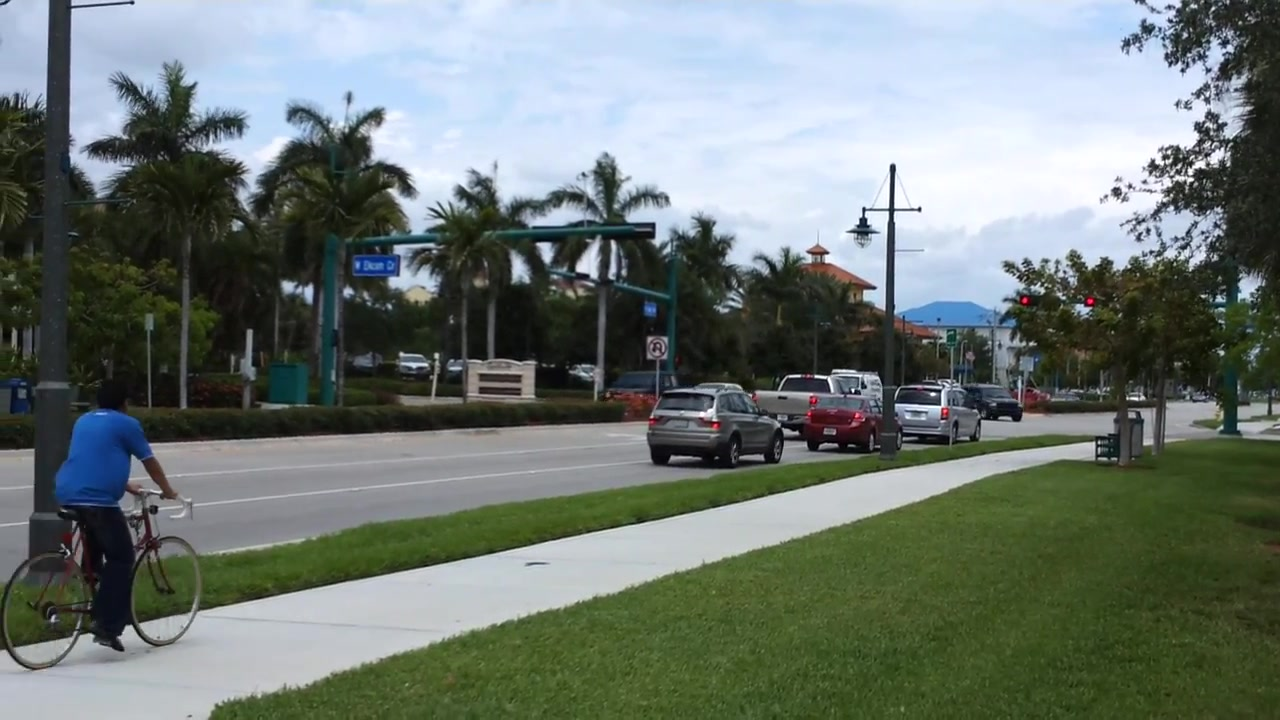
%> input picture src/Mean-shift tracker/bicycle/Samsung Galaxy S II 1080p HD video sample 0566.jpg, 1280 x 720 px
$ octave --eval "RGB_norm_rgb(imread('Mean-shift tracker/bicycle/Samsung Galaxy S II 1080p HD video sample 0566.jpg'));"   (GNU Octave 9; MATLAB toolbox functions it lacks are replaced by stand-ins)
%> lines starting %> are read from the running program, lines starting %| are printed output that depends on the picture; in (x1, y1, x2, y2) boxes, pixels count from 0 and x2, y2 are one past the last pixel; in counts of white or black regions, pixels touching at a corner belong together; the program's own positions count from 1
function RGB_norm_rgb( img )
%get image of each color dimension
img=im2double(img);
R=img(:,:,1);
G=img(:,:,2);
B=img(:,:,3);

%in case a pure black picture
div=(sqrt(R(:,:).^2 + G(:,:).^2 + B(:,:).^2));
indx=div==0;
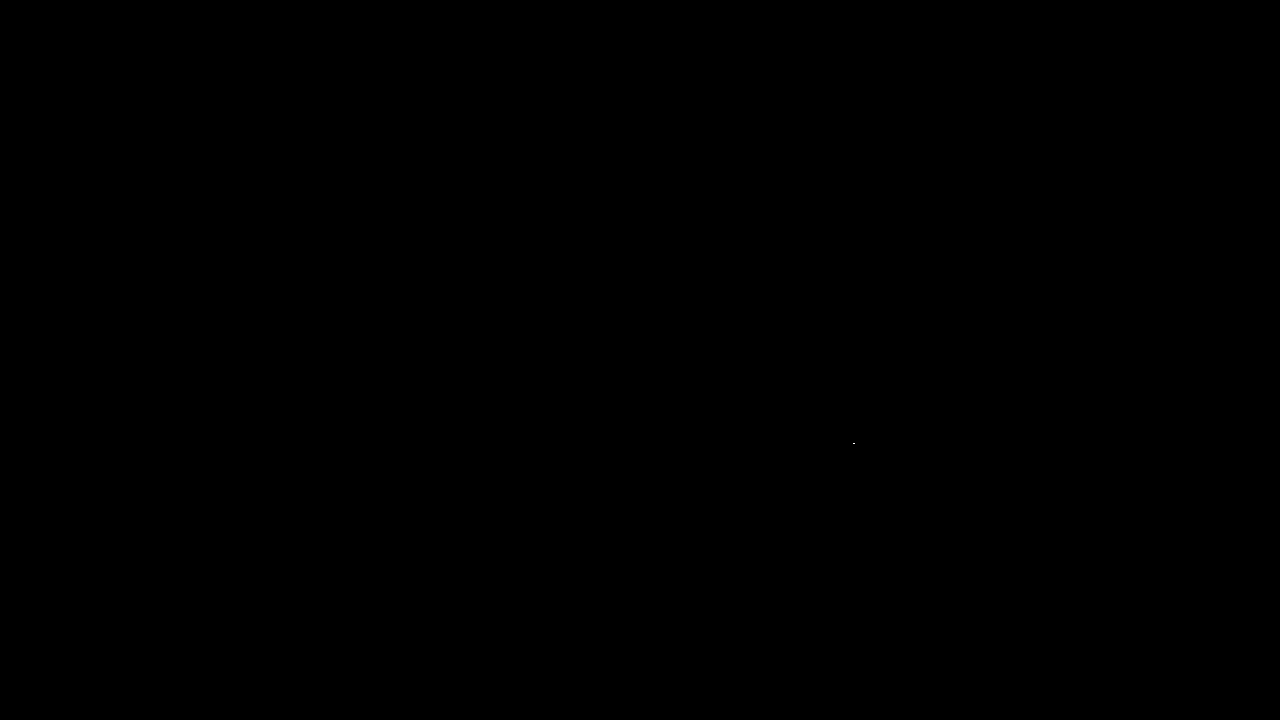
%> indx: size 720x1280 logical; 0% white in thin lines or dots, all inside (x1, y1, x2, y2) = (853, 443, 855, 444)
div(indx)=0.0001;
%> div: size 720x1280 double; min 0.0001, max 1.73, mean 0.795

%normalise each color
rNormal=R(:,:)./(div);
gNormal=G(:,:)./(div);
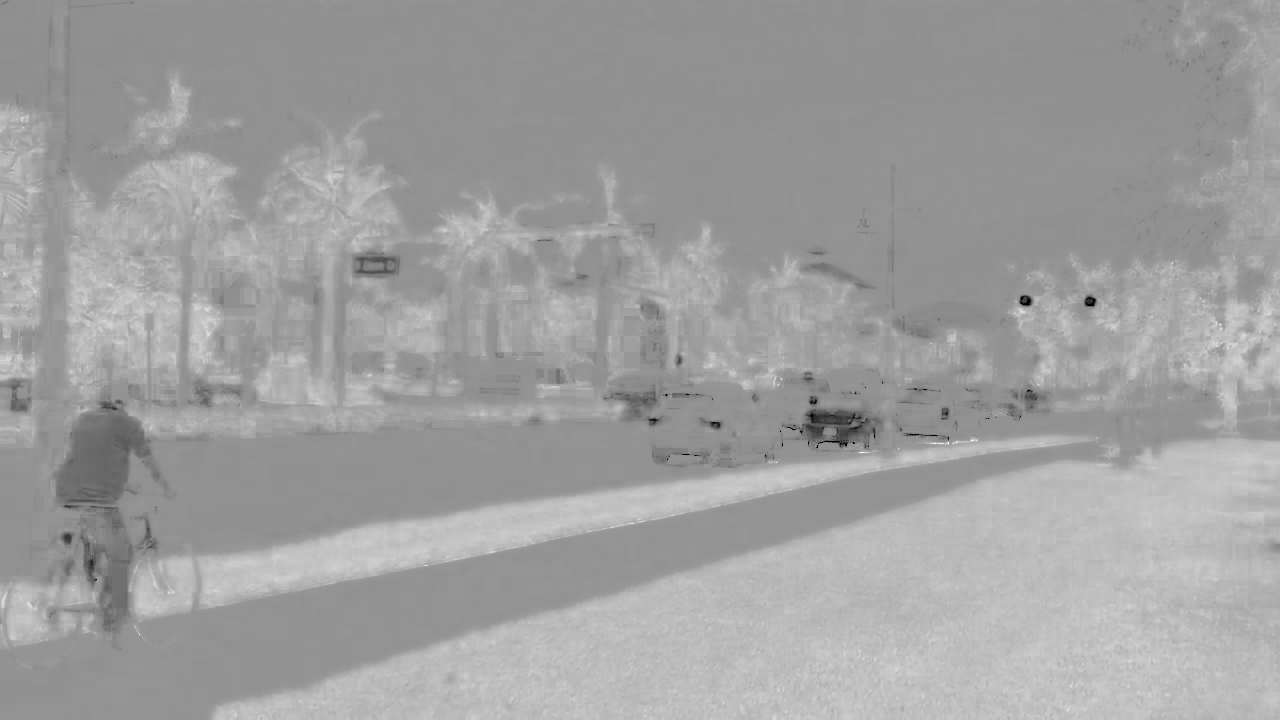
%> gNormal: size 720x1280 double; min 0, max 1, mean 0.626
bNormal=B(:,:)./(div);
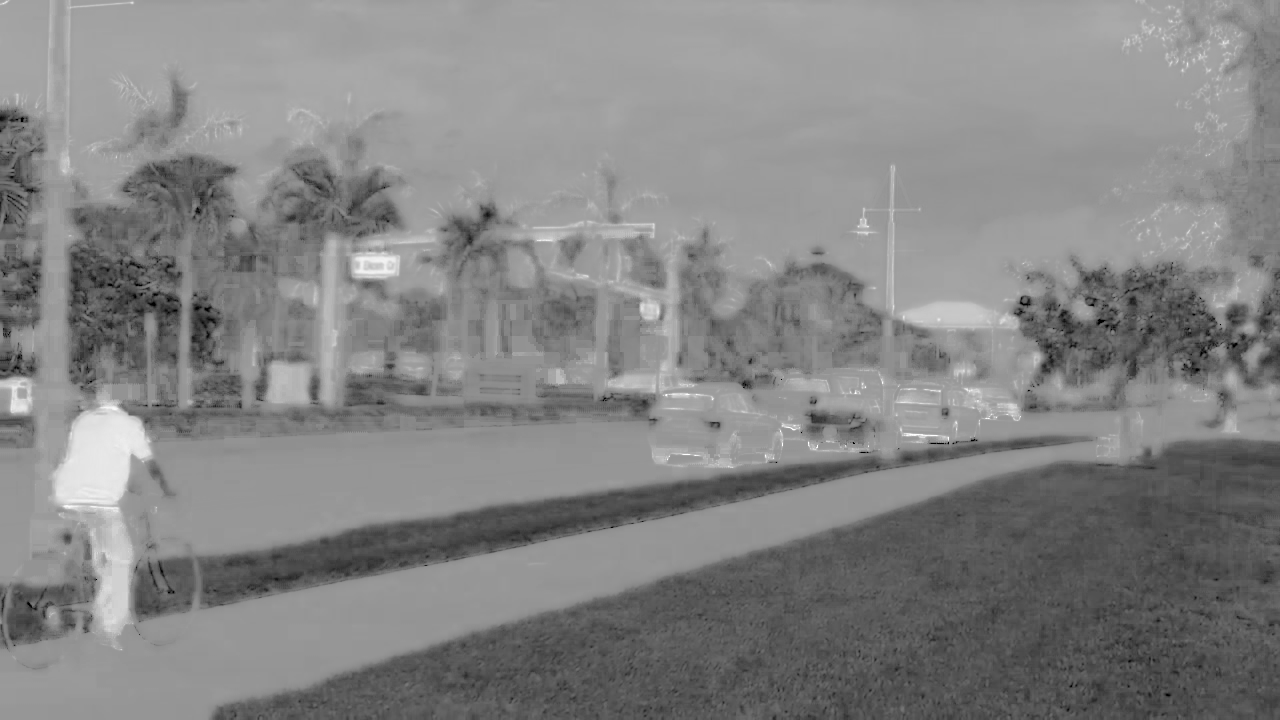
%> bNormal: size 720x1280 double; min 0, max 1, mean 0.52

img(:,:,1)=rNormal(:,:);
img(:,:,2)=gNormal(:,:);
img(:,:,3)=bNormal(:,:);
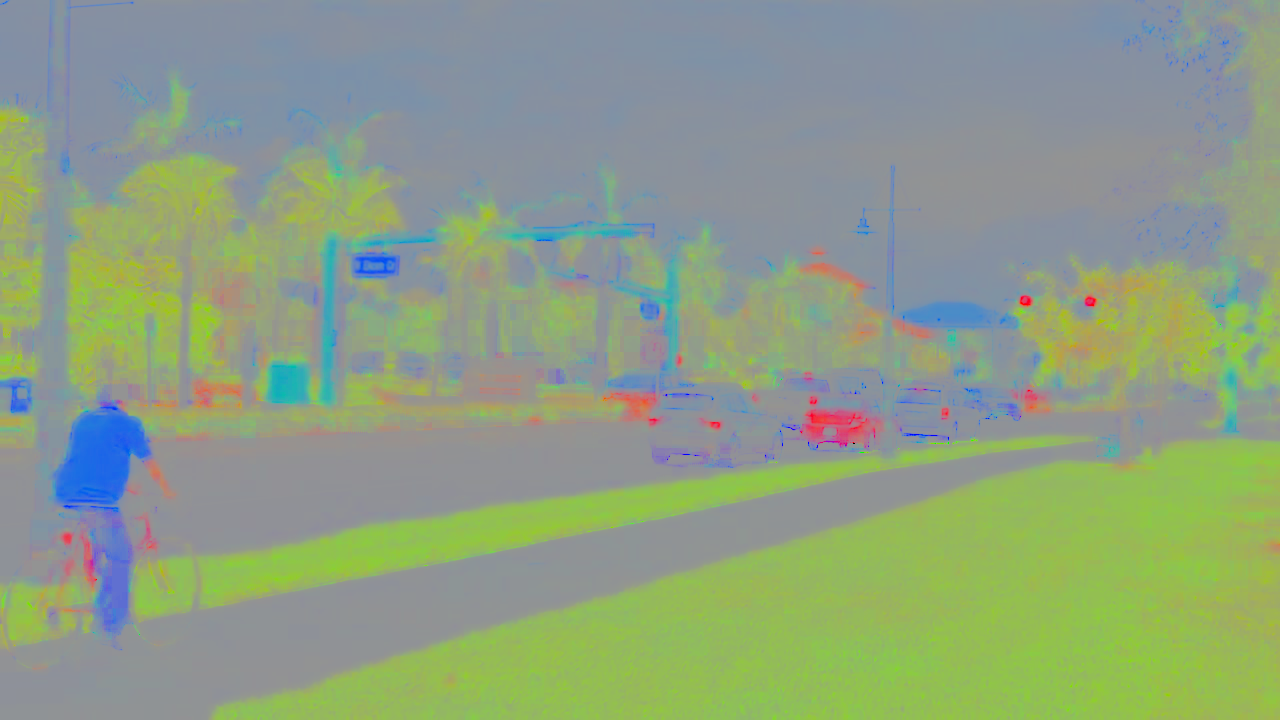
%> img: size 720x1280x3 double; mean R, G, B 0.556, 0.626, 0.52

%Normalized image
figure(1);
imshow(img);

%Normalized image Red histogram
figure(2);
imhist(img(:,:,1),256);
xlabel('Red intensity');
ylabel('No. of Pixels');
%> figure, not shown here; highest point at x = 0.569, y = 65558

%normalized image Green histogram
figure(3);
imhist(img(:,:,2),256);
xlabel('Green intensity');
ylabel('No. of Pixels');
%> figure, not shown here; highest point at x = 0.573, y = 131141
%> `RGB_norm_rgb(imread('Mean-shift tracker/bicycle/Samsung Galaxy S II 10..`:
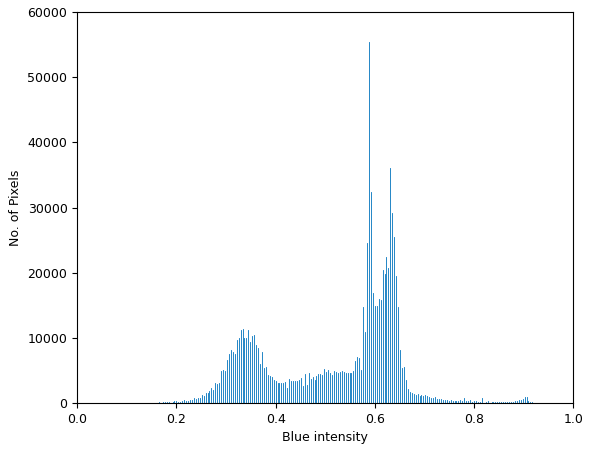
%> figure redrawn from the program's plot data; highest point at x = 0.588, y = 55324

%Normalized image Blue histogram
figure(4);
imhist(img(:,:,3),256);
xlabel('Blue intensity');
ylabel('No. of Pixels');

end
